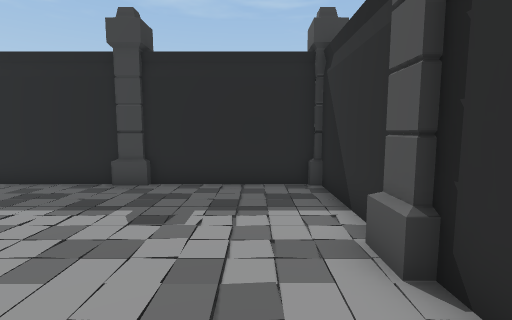
[1] (above)

12 first-person views from a walk through a Unity game level. The camera is 1.5 m above the floor, tilts 6° down and sees 85° across. Doors are open. The floor is counted in squares, 1 m on a side. Each view is taken from the middle of a square. On the plan, view 1 faces up. The plan holds only what a view shows up to about 14 squares ahead; the rest is blank. The place goes on beyond the plan. The player is left out.

[2]
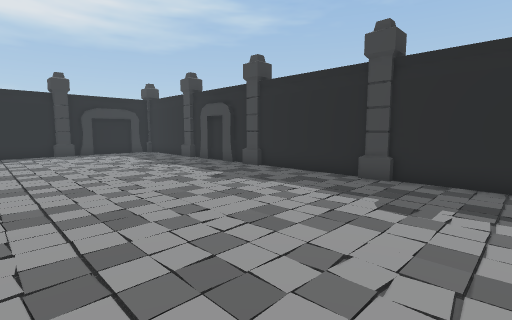

[3]
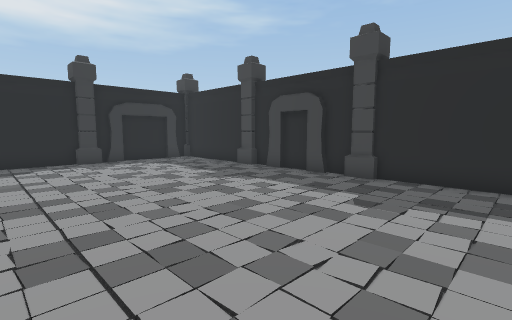

[4]
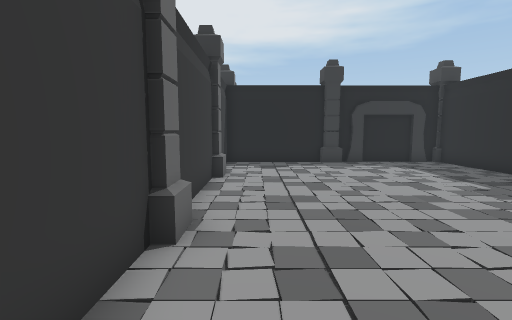

[5]
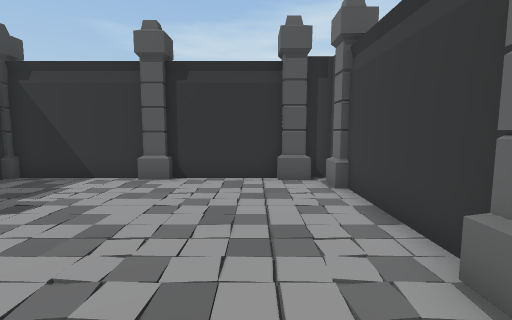

[6]
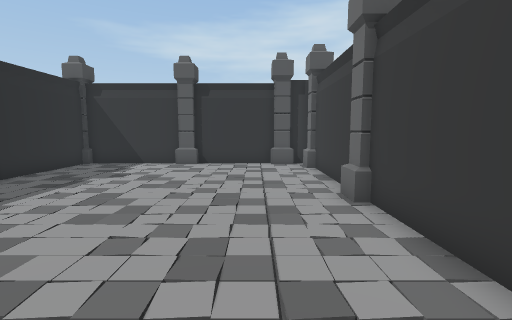

[7]
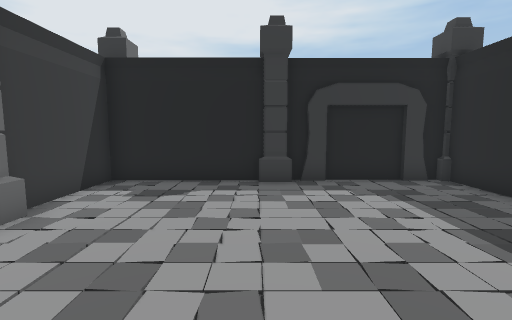

[8]
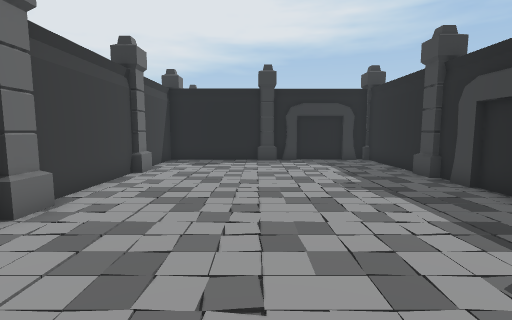

[9]
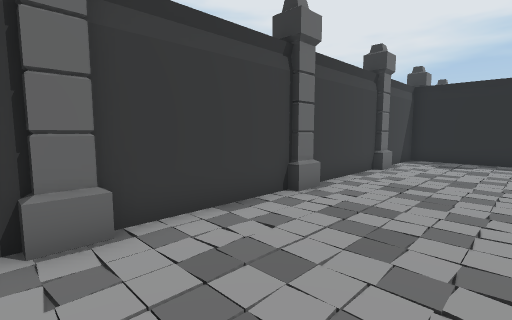

[10]
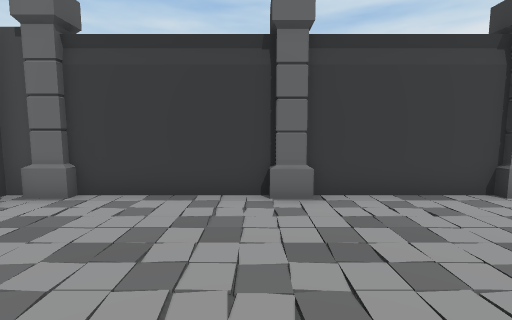

[11]
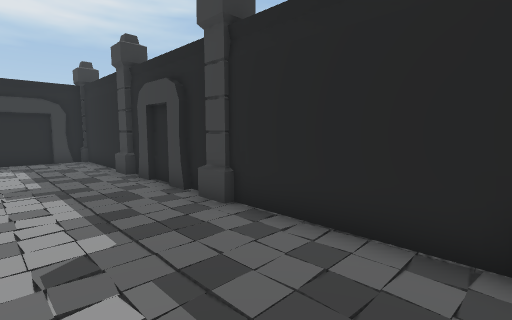

[12]
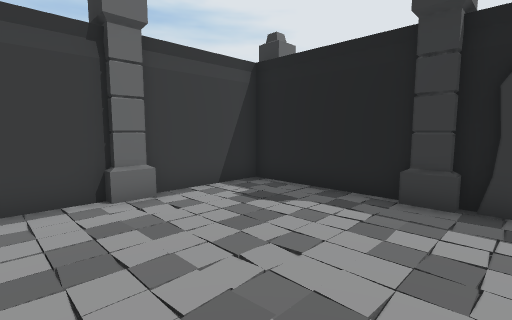

### Floor plan
Points are (right, up) in squares from view 1. A wall is a line through its corners. A room is listed if a view was taken in it or the views show most of it. See-through windows are left out.
Room 1 (views 1, 2, 3, 4, 5, 6, 7, 8, 9, 10, 11, 12)
walls: (-9.2, -2.4) (-5.4, -2.4); (-9.4, 7.8) (-11, 7.8); (-11.1, 7.8) (-13.5, 7.8); (-4.5, -2.4) (-0.2, -2.4); (-14.5, -2.4) (-10.6, -2.4); (-3.8, 7.8) (-8.5, 7.8); (-14.6, 7.8) (-19.4, 7.8); (-19.4, 2.4) (-19.4, -2.4) (-15.8, -2.4); (1.8, -0.9) (1.8, 7.8) (-2.6, 7.8); (-19.4, 7.5) (-19.4, 3.4)
ways out: open door at (-11, 7)
objects: pillar (-20, 2) to (-19, 3); pillar (-16, -3) to (-15, -2); pillar (-14, 8); pillar (-10, -3) to (-10, -2); pillar (-9, 8); pillar (-5, -3) to (-4, -2); pillar (-3, 8); pillar (0, -3) to (2, -2); pillar (2, 3)

Where each view was taken, in squares from view 1:
view 1: 0 up, 0 right, facing up
view 2: 1 down, 0 right, facing up-left
view 3: 1 down, 5 left, facing up-left
view 4: 1 down, 6 left, facing left
view 5: 0 up, 7 left, facing right
view 6: 0 up, 11 left, facing right
view 7: 2 up, 11 left, facing left
view 8: 2 up, 5 left, facing left
view 9: 2 up, 4 left, facing down-left
view 10: 4 up, 4 left, facing down
view 11: 4 up, 4 left, facing up-left
view 12: 4 up, 13 left, facing down-left
